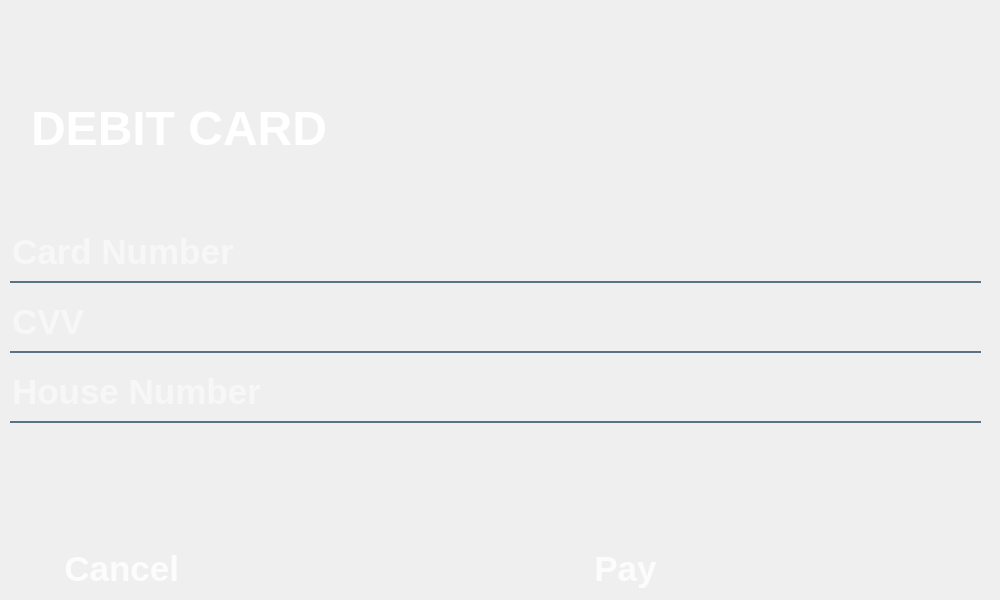
<?xml version="1.0" encoding="UTF-8"?>
<ui version="4.0">
 <class>MainWindow</class>
 <widget class="QMainWindow" name="MainWindow">
  <property name="geometry">
   <rect>
    <x>0</x>
    <y>0</y>
    <width>1000</width>
    <height>600</height>
   </rect>
  </property>
  <property name="minimumSize">
   <size>
    <width>1000</width>
    <height>600</height>
   </size>
  </property>
  <property name="maximumSize">
   <size>
    <width>1200</width>
    <height>800</height>
   </size>
  </property>
  <property name="windowTitle">
   <string>MainWindow</string>
  </property>
  <property name="styleSheet">
   <string notr="true"/>
  </property>
  <widget class="QWidget" name="centralwidget">
   <widget class="QLabel" name="label">
    <property name="geometry">
     <rect>
      <x>6</x>
      <y>100</y>
      <width>321</width>
      <height>57</height>
     </rect>
    </property>
    <property name="font">
     <font>
      <pointsize>36</pointsize>
      <weight>75</weight>
      <bold>true</bold>
     </font>
    </property>
    <property name="styleSheet">
     <string notr="true">color: white;</string>
    </property>
    <property name="text">
     <string>DEBIT CARD</string>
    </property>
    <property name="alignment">
     <set>Qt::AlignRight|Qt::AlignTrailing|Qt::AlignVCenter</set>
    </property>
   </widget>
   <widget class="QLabel" name="label_5">
    <property name="geometry">
     <rect>
      <x>340</x>
      <y>103</y>
      <width>48</width>
      <height>48</height>
     </rect>
    </property>
    <property name="text">
     <string/>
    </property>
    <property name="pixmap">
     <pixmap>card.svg</pixmap>
    </property>
   </widget>
   <widget class="QPushButton" name="pushButton_cancel">
    <property name="geometry">
     <rect>
      <x>6</x>
      <y>543</y>
      <width>241</width>
      <height>51</height>
     </rect>
    </property>
    <property name="font">
     <font>
      <pointsize>26</pointsize>
      <weight>75</weight>
      <bold>true</bold>
     </font>
    </property>
    <property name="styleSheet">
     <string notr="true">QPushButton{
	background-color: qlineargradient(spread:pad, x1:0, y1:505682, x2:1, y2:0.477, stop:0 rgba(11, 131, 120, 219), stop:1 rgba(85, 98, 112, 226));
	color: rgba(255, 255, 255, 210);
	border-radius: 5px;
}
QPushButton:hover{
	background-color: qlineargradient(spread:pad, x1:0, y1:505682, x2:1, y2:0.477, stop:0 rgba(150, 123, 111, 219), stop:1 rgba(85, 81, 84, 226));
}
QPushButton:pressed{
	padding-left: 5px;
	padding-top: 5px;
	background-color: rgba(150, 123, 111, 255);
}
</string>
    </property>
    <property name="text">
     <string>Cancel </string>
    </property>
   </widget>
   <widget class="QPushButton" name="pushButton_pay">
    <property name="geometry">
     <rect>
      <x>255</x>
      <y>543</y>
      <width>741</width>
      <height>51</height>
     </rect>
    </property>
    <property name="font">
     <font>
      <pointsize>26</pointsize>
      <weight>75</weight>
      <bold>true</bold>
     </font>
    </property>
    <property name="styleSheet">
     <string notr="true">QPushButton{
	background-color: qlineargradient(spread:pad, x1:0, y1:505682, x2:1, y2:0.477, stop:0 rgba(11, 131, 120, 219), stop:1 rgba(85, 98, 112, 226));
	color: rgba(255, 255, 255, 210);
	border-radius: 5px;
}
QPushButton:hover{
	background-color: qlineargradient(spread:pad, x1:0, y1:505682, x2:1, y2:0.477, stop:0 rgba(150, 123, 111, 219), stop:1 rgba(85, 81, 84, 226));
}
QPushButton:pressed{
	padding-left: 5px;
	padding-top: 5px;
	background-color: rgba(150, 123, 111, 255);
}
</string>
    </property>
    <property name="text">
     <string>Pay</string>
    </property>
   </widget>
   <widget class="QLabel" name="label_2">
    <property name="geometry">
     <rect>
      <x>0</x>
      <y>0</y>
      <width>1000</width>
      <height>600</height>
     </rect>
    </property>
    <property name="text">
     <string/>
    </property>
    <property name="pixmap">
     <pixmap>image.png</pixmap>
    </property>
   </widget>
   <widget class="QLineEdit" name="lineEdit_dnum">
    <property name="geometry">
     <rect>
      <x>10</x>
      <y>230</y>
      <width>971</width>
      <height>53</height>
     </rect>
    </property>
    <property name="font">
     <font>
      <pointsize>26</pointsize>
      <weight>75</weight>
      <bold>true</bold>
     </font>
    </property>
    <property name="styleSheet">
     <string notr="true">background-color: rgba(0,0,0,0);
border: none;
border-bottom: 2px solid rgba(46,82, 101, 200);
color:white;
padding-bottom: 7px;
</string>
    </property>
    <property name="placeholderText">
     <string>Card Number</string>
    </property>
   </widget>
   <widget class="QLineEdit" name="lineEdit_cvv">
    <property name="geometry">
     <rect>
      <x>10</x>
      <y>300</y>
      <width>971</width>
      <height>53</height>
     </rect>
    </property>
    <property name="font">
     <font>
      <pointsize>26</pointsize>
      <weight>75</weight>
      <bold>true</bold>
     </font>
    </property>
    <property name="styleSheet">
     <string notr="true">background-color: rgba(0,0,0,0);
border: none;
border-bottom: 2px solid rgba(46,82, 101, 200);
color:white;
padding-bottom: 7px;
</string>
    </property>
    <property name="placeholderText">
     <string>CVV</string>
    </property>
   </widget>
   <widget class="QLineEdit" name="lineEdit_del_add">
    <property name="geometry">
     <rect>
      <x>10</x>
      <y>370</y>
      <width>971</width>
      <height>53</height>
     </rect>
    </property>
    <property name="font">
     <font>
      <pointsize>26</pointsize>
      <weight>75</weight>
      <bold>true</bold>
     </font>
    </property>
    <property name="styleSheet">
     <string notr="true">background-color: rgba(0,0,0,0);
border: none;
border-bottom: 2px solid rgba(46,82, 101, 200);
color:white;
padding-bottom: 7px;
</string>
    </property>
    <property name="placeholderText">
     <string>House Number</string>
    </property>
   </widget>
   <zorder>label_2</zorder>
   <zorder>pushButton_cancel</zorder>
   <zorder>pushButton_pay</zorder>
   <zorder>label</zorder>
   <zorder>label_5</zorder>
   <zorder>lineEdit_dnum</zorder>
   <zorder>lineEdit_cvv</zorder>
   <zorder>lineEdit_del_add</zorder>
  </widget>
 </widget>
 <resources/>
 <connections/>
</ui>
